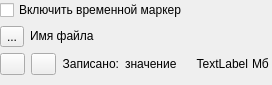
<?xml version="1.0" encoding="UTF-8"?>
<ui version="4.0">
 <class>RecorderForm</class>
 <widget class="QWidget" name="RecorderForm">
  <property name="geometry">
   <rect>
    <x>0</x>
    <y>0</y>
    <width>272</width>
    <height>85</height>
   </rect>
  </property>
  <property name="windowTitle">
   <string>Form</string>
  </property>
  <widget class="QWidget" name="layoutWidget">
   <property name="geometry">
    <rect>
     <x>0</x>
     <y>0</y>
     <width>269</width>
     <height>78</height>
    </rect>
   </property>
   <layout class="QVBoxLayout" name="verticalLayout">
    <item>
     <widget class="QCheckBox" name="cbTimeMarker">
      <property name="text">
       <string>Включить временной маркер</string>
      </property>
     </widget>
    </item>
    <item>
     <layout class="QHBoxLayout" name="horizontalLayout_4">
      <item>
       <widget class="QToolButton" name="tbFileNameForRecording">
        <property name="text">
         <string>...</string>
        </property>
       </widget>
      </item>
      <item>
       <widget class="QLabel" name="lbFileNameForRecording">
        <property name="maximumSize">
         <size>
          <width>16777215</width>
          <height>20</height>
         </size>
        </property>
        <property name="text">
         <string>Имя файла</string>
        </property>
       </widget>
      </item>
     </layout>
    </item>
    <item>
     <layout class="QHBoxLayout" name="horizontalLayout_7">
      <item>
       <widget class="QPushButton" name="pbStartStopRecord">
        <property name="maximumSize">
         <size>
          <width>25</width>
          <height>16777215</height>
         </size>
        </property>
        <property name="text">
         <string/>
        </property>
        <property name="icon">
         <iconset resource="buttons.qrc">
          <normaloff>:/Buttons/media-record-16.png</normaloff>
          <normalon>:/Buttons/media-stop-32.png</normalon>:/Buttons/media-record-16.png</iconset>
        </property>
       </widget>
      </item>
      <item>
       <widget class="QPushButton" name="pbPauseRecord">
        <property name="maximumSize">
         <size>
          <width>25</width>
          <height>16777215</height>
         </size>
        </property>
        <property name="text">
         <string/>
        </property>
        <property name="icon">
         <iconset resource="buttons.qrc">
          <normaloff>:/Buttons/media-pause-16.png</normaloff>:/Buttons/media-pause-16.png</iconset>
        </property>
        <property name="flat">
         <bool>false</bool>
        </property>
       </widget>
      </item>
      <item>
       <widget class="QLabel" name="lbRecorded">
        <property name="maximumSize">
         <size>
          <width>16777215</width>
          <height>20</height>
         </size>
        </property>
        <property name="text">
         <string>Записано:</string>
        </property>
        <property name="alignment">
         <set>Qt::AlignRight|Qt::AlignTrailing|Qt::AlignVCenter</set>
        </property>
       </widget>
      </item>
      <item>
       <widget class="QLabel" name="lbRecordedCount">
        <property name="minimumSize">
         <size>
          <width>60</width>
          <height>0</height>
         </size>
        </property>
        <property name="maximumSize">
         <size>
          <width>16777215</width>
          <height>20</height>
         </size>
        </property>
        <property name="text">
         <string>значение</string>
        </property>
       </widget>
      </item>
      <item>
       <widget class="QLabel" name="lbRecordedSize">
        <property name="minimumSize">
         <size>
          <width>60</width>
          <height>0</height>
         </size>
        </property>
        <property name="maximumSize">
         <size>
          <width>16777215</width>
          <height>20</height>
         </size>
        </property>
        <property name="text">
         <string>TextLabel</string>
        </property>
        <property name="alignment">
         <set>Qt::AlignRight|Qt::AlignTrailing|Qt::AlignVCenter</set>
        </property>
       </widget>
      </item>
      <item>
       <widget class="QLabel" name="lb">
        <property name="maximumSize">
         <size>
          <width>16777215</width>
          <height>20</height>
         </size>
        </property>
        <property name="text">
         <string>Мб</string>
        </property>
       </widget>
      </item>
     </layout>
    </item>
   </layout>
  </widget>
 </widget>
 <resources>
  <include location="buttons.qrc"/>
 </resources>
 <connections/>
</ui>
